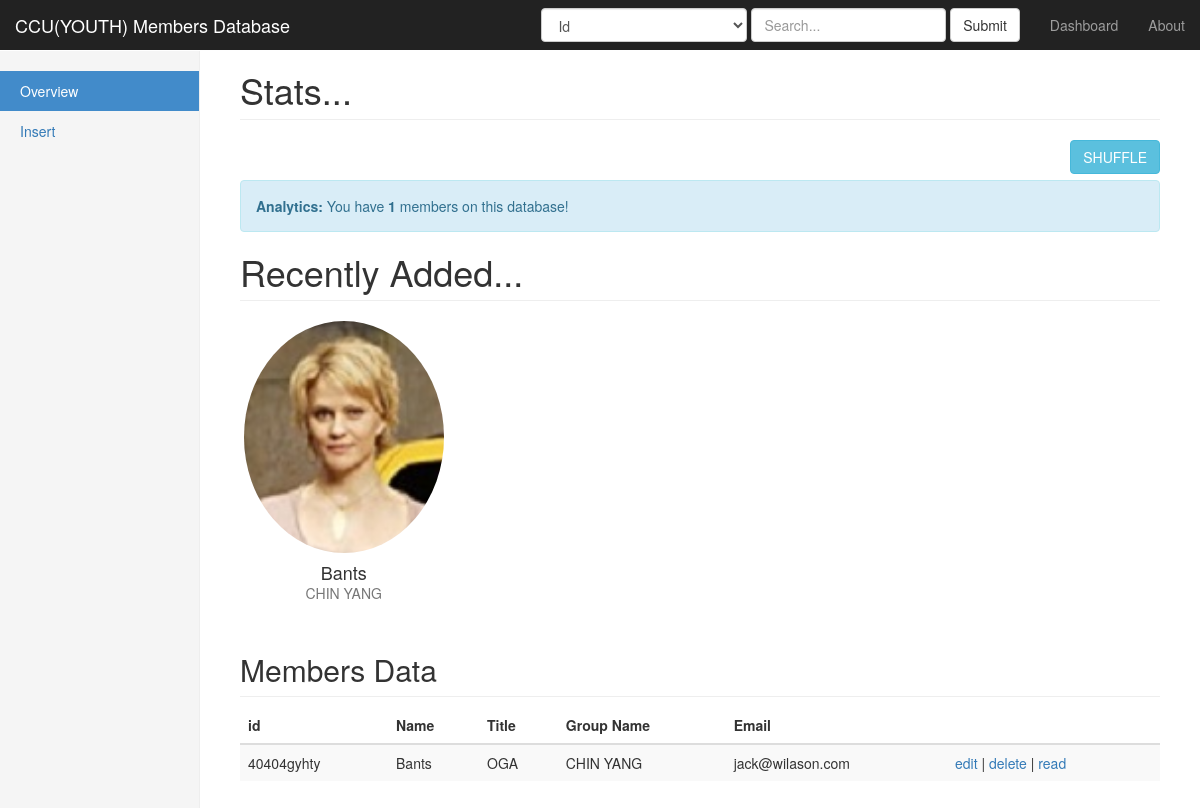
The page / on the database its author committed.
### tables this page shows
CREATE TABLE `members` (
  `id` varchar(100) NOT NULL,
  `name` varchar(300) NOT NULL,
  `image` varchar(300) NOT NULL,
  `title` varchar(150) NOT NULL,
  `date_of_birth` varchar(150) NOT NULL,
  `gender` char(1) NOT NULL,
  `group_name` varchar(100) NOT NULL,
  `date_joined` varchar(150) NOT NULL,
  `proposed_day_of_leaving` varchar(150) NOT NULL,
  `parent_name` varchar(300) NOT NULL,
  `occupation` varchar(150) NOT NULL,
  `parent_occupation` varchar(300) NOT NULL,
  `parent_phone_number` bigint(14) NOT NULL,
  `phone_number` bigint(14) NOT NULL,
  `email` varchar(300) NOT NULL,
  `rate_of_service` int(3) NOT NULL,
  `attendance` int(3) NOT NULL
);

### php/database.php (called while the page is built, shortened)
<?php
class database {
	  function select_table($limit='', $columns="id, name, email, group_name", $table_name='members', $where=null, $order = null) {
		 global $conn;
		if($where == null) $sql = "SELECT $columns FROM $table_name";
		else			   $sql = "SELECT $columns FROM $table_name WHERE $where";
		if($order == null) $sql .= " ORDER BY id ASC";
		else $sql .= " ORDER BY $order";
		if($limit != null) $sql .=  " LIMIT $limit";
		try {
			$stmt = $conn->prepare($sql);
			$stmt->execute();
			return $stmt;
		}catch(PDOException $e) {
			return "Error: " . $e->getMessage();
		}
	  }
}
?>

### templates/home.php (the view, shortened to what this page needs)
<div class="col-sm-9 col-sm-offset-3 col-md-10 col-md-offset-2 main">
	<h1 class="page-header">Stats...  </h1>
	<input type="button" name="shuffle" value="SHUFFLE" class ="btn btn-info" style="float:right;" onclick="shuffle()"><br><br>
  <div class="alert alert-info">
		<strong>Analytics: </strong><?php echo "You have <b>".count($database->select_table(null, "id", "members", null, "id DESC")->fetchAll()). "</b> members on this database!";?>
	</div>
  <h1 class="page-header">Recently Added...</h1>
  <div class="row placeholders">
	<?php
	  $rows = $recent_members->fetchAll();
	  if(count($rows) < 1){
		  echo '<h3 style="text-align:center;"><u><strong>No records Available</strong></u></h3>';
	  }else{
		  foreach($rows as $row){
				echo '<div class="col-xs-6 col-sm-3 placeholder">';
				  echo '<img src="images/'.$row['image'].'" width="200" height="200" class="img-responsive" alt="'.$row['name'].'">';
				  echo '<h4>'.ucwords($row['name']).'</h4>';
				  echo '<span class="text-muted">'.strtoupper($row['group_name']).'</span>';
				echo '</div>';
		  }
	  }
		?>
  </div>
  <h2 class="sub-header">Members Data</h2>
  <div class="table-responsive">
 <?php
	  $rows = $members_data->fetchAll();
	  if(count($rows) < 1){
		  echo '<h3 style="text-align:center;"><u><strong>No records Available</strong></u></h3>';
	  }else{ ?>
		<table class="table table-striped">
		  <thead>
			<tr>
			  <th>id</th>
			  <th>Name</th>
			  <th>Title</th>
			  <th>Group Name</th>
			  <th>Email</th>
			  <th></th>
			</tr>
		  </thead>
		  <tbody>
		  <?php
			  foreach($rows as $row){
						echo "<tr><td>" . $row["id"]. "</td><td>" . ucwords($row["name"]). "</td><td>" . strtoupper($row["title"])."</td><td>" . strtoupper($row["group_name"])."</td><td>" . $row["email"]. "</td><td><a href=\"?edit=" . $row["id"]. "\" onclick=\"edit()\">edit</a>	|	<a href=\"#delete\" onclick=\"del('".$row['id']."')\">delete</a>	|	<a href=\"?read=" . $row["id"]. "\" onclick=\"read()\">read</a></td></tr>";
				}
			?>
		  </tbody>
		</table>
		<?php } ?>
	  </div>
</div>

### index.php (shortened to what this page needs)
<?php
require_once 'php/connect.php';
require_once 'php/database.php';
$database = new Database;
$members_data = $database->select_table(30, "id, name, image, email, title, group_name", "members",null,"id DESC");
$recent_members = $database->select_table(4, "id, name, image, group_name", "members", null, "id DESC");
$search_columns = array('id', 'name', 'title', 'date_of_birth', 'group_name', 'date_joined', 'proposed_day_of_leaving', 'parent_name', 'phone_number', 'email');
?>
<!DOCTYPE html>
<html lang="en">
  <head>
    <link href="css/bootstrap.min.css" rel="stylesheet">
    <link href="css/ie10-viewport-bug-workaround.css" rel="stylesheet">
    <link href="css/dashboard.css" rel="stylesheet">
  </head>
  <body style="background-image:url('images/ccun.png');" >
    <nav class="navbar navbar-inverse navbar-fixed-top">
      <div class="container-fluid">
        <div class="navbar-header">
          <a class="navbar-brand" href="#" onclick="home()">CCU(YOUTH) Members Database</a>
        </div>
        <div id="navbar" class="navbar-collapse collapse">
          <ul class="nav navbar-nav navbar-right">
            <li><a href="#" onclick="home()">Dashboard</a></li>
            <li><a href="#" onclick="about()">About</a></li>
          </ul>
          <form method="GET" action="<?php echo $_SERVER['PHP_SELF']; ?>" class="navbar-form navbar-right">
			<select class="form-control" name="column">
			<?php foreach($search_columns as $k){ ?>
				<option value="<?php echo $k; ?>"><?php echo Ucwords(str_replace("_", " ", $k)); ?></option>
			<?php }?>
			</select>
            <input type="text" class="form-control" placeholder="Search..." name="search_key">
			<input type="submit" class="btn btn-default" name="search" >
          </form>
        </div>
      </div>
    </nav>
    <div class="container-fluid">
      <div class="row">
		<?php
		require_once "templates/sidebar.php";
		$uri = explode("?", $_SERVER['REQUEST_URI']);
		$page = $uri[count($uri)-1];
		if($page == "insert" || strstr($page, "edit")){
			require_once "templates/insert.php";
		}elseif(strstr($page, "about")){
			require_once "templates/about.php";
		}elseif(strstr($page, "read")){
			require_once "templates/read.php";
		}elseif(strstr($page, "delete")){
			require_once "templates/delete.php";
		}elseif(count($uri) < 2){
			require_once "templates/home.php";
		}else{
			require_once "templates/search_results.php";
		}
		?>
      </div>
    </div>
  </body>
</html>

### templates/sidebar.php
 <div class="col-sm-3 col-md-2 sidebar">
  <ul class="nav nav-sidebar">
	<li class="active"><a href="#" onclick="home()">Overview <span class="sr-only">(current)</span></a></li>
	<li><a href="#" onclick="insert()">Insert</a></li>
  </ul>
</div>

### css/dashboard.css (style rules this page uses)
body { padding-top: 50px; }
.sub-header { padding-bottom: 10px; border-bottom: 1px solid #eee; }
.navbar-fixed-top { border: 0; }
.sidebar { display: none; }
@media (min-width: 768px) { .sidebar { position: fixed; top: 51px; bottom: 0; left: 0; z-index: 1000; display: block; padding: 20px; overflow-x: hidden; overflow-y: auto; background-color: #f5f5f5; border-right: 1px solid #eee; } }
.nav-sidebar { margin-right: -21px; margin-bottom: 20px; margin-left: -20px; }
.nav-sidebar > li > a { padding-right: 20px; padding-left: 20px; }
.nav-sidebar > .active > a, .nav-sidebar > .active > a:hover, .nav-sidebar > .active > a:focus { color: #fff; background-color: #428bca; }
.main { padding: 20px; }
@media (min-width: 768px) { .main { padding-right: 40px; padding-left: 40px; } }
.main .page-header { margin-top: 0; }
.placeholders { margin-bottom: 30px; text-align: center; }
.placeholders h4 { margin-bottom: 0; }
.placeholder { margin-bottom: 20px; }
.placeholder img { display: inline-block; border-radius: 50%; }

### rows shown on the page
members: image (picture), name "Bants", group_name "CHIN YANG", id "40404gyhty", title "OGA", email "jack@wilason.com"

### other values the page prints
form field column "Id"
